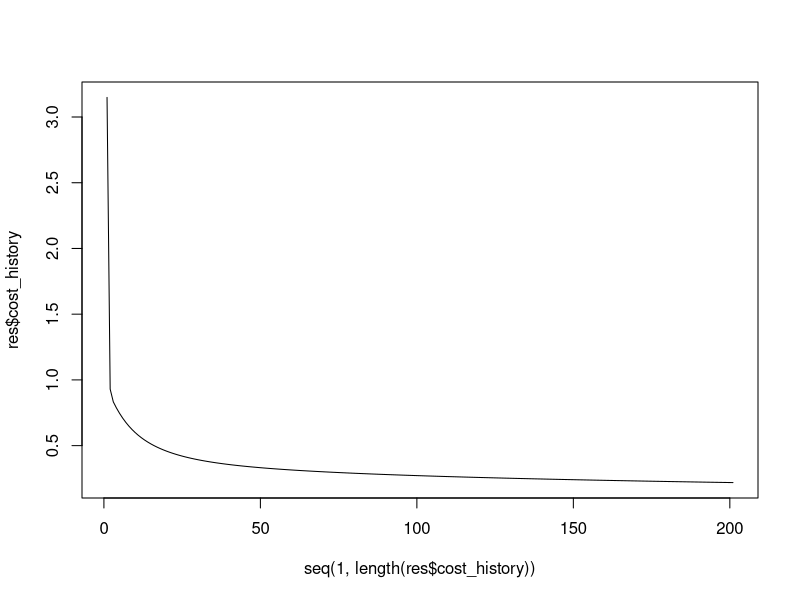

The R script that drew this image:
library(readxl)
library(ggplot2)

# sigmoid function
sigmoid <- function(x) {
    return(1 / (1 + exp(-x)))
}

# Produit Matriciel entre X et theta
x_dot_theta <- function(x, theta) {
    return(x %*% theta)
}

probability <- function(x, theta) {
    return(sigmoid(x_dot_theta(x, theta)))
}

# cost function
cost_function <- function(x, y, theta) {
    m <- nrow(y)
    g <- probability(x, theta)
    j <- (1 / m) * sum((-y * log(g)) - ((1 - y) * log(1 - g)))
    return(j)
}

# Gradient
gradient <- function(x, y, theta) {
    m <- nrow(y)
    return((1 / m) * x_dot_theta(t(x), probability(x, theta) - y))
}

# Gradient descent
gradient_descent <- function(x, y, theta, learning_rate, n_iter, mode) {
    cost_history <- c(cost_function(x, y, theta))
    for (i in 1:n_iter) {
        # mise à jour des paramètres
        theta <- theta - learning_rate * gradient(x, y, theta) 
        cost_history <- c(cost_history, cost_function(x, y, theta))
    }
    return(list(parameters = matrix(theta), cost_history = cost_history))
}

predict <- function(x, theta, thresold = 0.5) {
    predictions = unlist(ifelse(probability(x, theta) > thresold, 1, 0))
    return(predictions)
}

# test avec data_breast_cancer
data <- read_excel("breast.xlsx")
y <- data[, ncol(data)]
y <- ifelse(y == "malignant", 1, 0)


x <- data[, 1:(ncol(data) - 1)]

 # Ajout de la colonne de 1 pour faire le produit scalaire
x <- as.matrix(data.frame(rep(1, length(y)), x))

# Initialisation des paramètres theta
initial_theta <- as.matrix(rnorm(n = dim(x)[2], mean = 0, sd = 1))

# Entrainement
res <- gradient_descent(x, y, initial_theta, learning_rate = 0.1, n_iter = 200)
y_pred <- predict(x, res$parameters)

print(res$parameters)
print(res$cost_history)
plot(seq(1, length(res$cost_history)), res$cost_history, type = "l")

accuracy <- mean(y_pred == y)
print(accuracy)